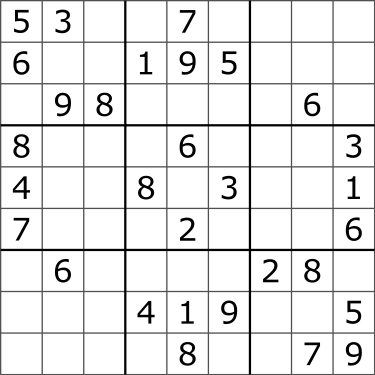
#> input picture sudoku_2.png, 375 x 375 px, given in place of the camera
$ jupyter execute --allow-errors 'SUDOKU SCANNER.ipynb'
#> lines starting #> are read from the running program, lines starting #| are printed output that depends on the picture; after the words box and inside, x2 and y2 are one past the last pixel; in counts of white or black regions, pixels touching at a corner belong together
[cell 1]
import face_recognition
import cv2
import numpy as np
import os
import glob
import time
import imutils

# Get a reference to webcam #0 (the default one)
video_capture = cv2.VideoCapture(0)

# Get middle of screen coordinates
ret, frame = video_capture.read()
#> frame is the input picture: shape (375, 375, 3); min 0, max 255, mean 231.8
(h, w) = frame.shape[:2] #w:image-width and h:image-height
#> h = 375; w = 375
print(h,w)
#| 375 375
mid_h = h/2
#> mid_h = 187.5
mid_w = w/2
#> mid_w = 187.5

[cell 2]
# Draw Sudoku Puzzle expected location
left, top, right, bottom = (int(mid_w-150), int(mid_h+150), int(mid_w+150), int(mid_h-150))
#> left = 37; top = 337; right = 337; bottom = 37

while True:
    # Grab a single frame of video
    ret, frame = video_capture.read()
    # Apply grid to corner coordinates for user to place Sudoku Puzzle within
    # Added a padding because it was picking up the rectangle drawn on the frame
    cv2.rectangle(frame, (left-5, top+5), (right+5, bottom-5), (0, 0, 255), 2)
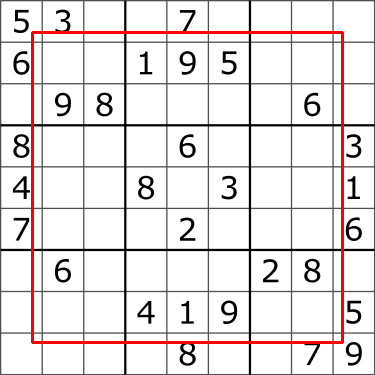
#> frame: shape (375, 375, 3); 2.64% of pixels changed, all inside (x1, y1, x2, y2) = (31, 31, 344, 344)

    # Apply filters to make grid detection easier
    cropped_frame = frame[bottom:top,left:right]
    gray_frame = cv2.cvtColor(cropped_frame, cv2.COLOR_BGR2GRAY)
    blur_frame = cv2.GaussianBlur(gray_frame, (5,5), 0)
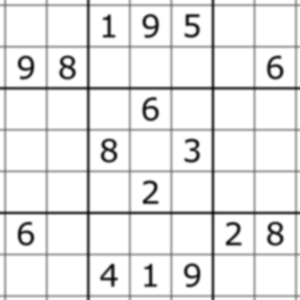
#> blur_frame: shape (300, 300); min 15, max 255, mean 231.7
    thresh_frame = cv2.adaptiveThreshold(blur_frame, 255, 1, 1, 11, 2)
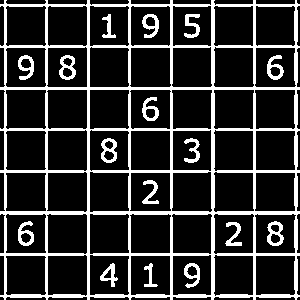
#> thresh_frame: shape (300, 300); 19.2% white; 17 white regions

    contours, hierarchy = cv2.findContours(thresh_frame, cv2.RETR_TREE, cv2.CHAIN_APPROX_SIMPLE)
#> contours = 79 contours; largest, box (x1, y1, x2, y2) and area: (0, 0, 300, 300) 85934, (47, 129, 88, 172) 1601, (129, 47, 172, 88) 1601, (46, 46, 88, 88) 1600, (130, 130, 171, 171) 1598
    contour_areas = [cv2.contourArea(contour) for contour in contours]
#> contour_areas = 79 values, max 85933.5 at index 0, min 50 at index 11, mean 2103.5
    max_contour = None
    if len(contours) > 0:
        max_contour = [contours[contour_areas.index(max(contour_areas))]]
#> max_contour = 1 contour; box (x1, y1, x2, y2) and area: (0, 0, 300, 300) 85934

    # Check to see if the contour occupies > 80% of image area
    if max_contour != None and max(contour_areas) > 300*300*0.8:
        cv2.drawContours(cropped_frame, max_contour, 0 , (0, 255, 0), 3)
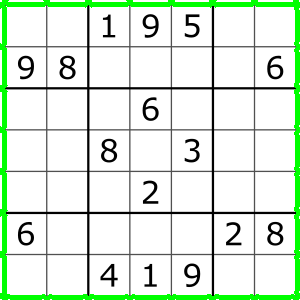
#> cropped_frame: shape (300, 300, 3); mean B, G, R 218, 235.2, 218

        mask = np.zeros((gray_frame.shape),np.uint8)
        # Fill in the pixels within the contour with white
        cv2.drawContours(mask,max_contour,0,255,-1)
#> mask: shape (300, 300); 96.2% white; 32 black regions (4 under 20 px), largest, box (x1, y1, x2, y2) and area: (48, 0, 87, 5) 157, (0, 48, 5, 87) 157, (6, 0, 46, 4) 156
        # Color over the pixels at the border of the contour with black
        cv2.drawContours(mask,max_contour,0,0,4)
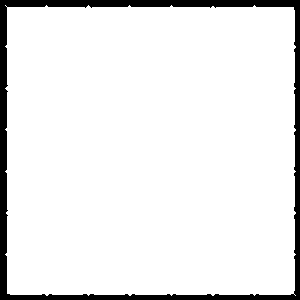
#> mask: shape (300, 300); 92.1% white; 1 black region, box (x1, y1, x2, y2) and area: (0, 0, 300, 300) 7091

        # Detect corner edges for perspective transformation
        corners = cv2.goodFeaturesToTrack(mask,4,0.2,100)
#> corners = [[293, 293], [7, 7], [171, 295], [6, 254]]

        # Conduct perspective transform
        try:
            M = cv2.getPerspectiveTransform(np.float32(corners),np.float32([[0,0],[300,0],[0,300],[300,300]]))
#> M = [[-0.0166, -1.01, 300.9], [-0.178, 0.178, 1.62e-16], [0.00039, -0.00337, 1]]
            dst = cv2.warpPerspective(cropped_frame,M,(300,300))
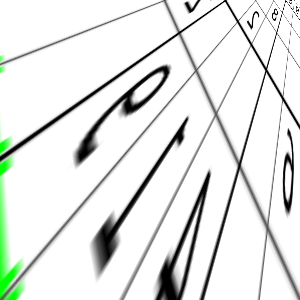
#> dst: shape (300, 300, 3); mean B, G, R 228.2, 230.9, 228.2

        except:
            dst = dst


        cv2.imshow('Video3', dst)
        time.sleep(2)

    # What the user sees
    cv2.imshow('Video2', frame)
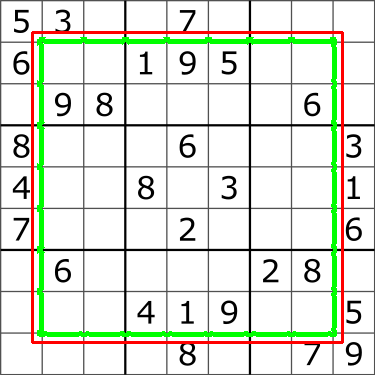
#> window 'Video2': shape (375, 375, 3); mean B, G, R 216.6, 227.6, 223.3

    # Hit 'q' on the keyboard to quit!
    if cv2.waitKey(1) & 0xFF == ord('q'):
#> (key q is pressed here)
        break

# Release handle to the webcam
video_capture.release()
cv2.destroyAllWindows()

cv2.imwrite('sudoku_thresh.jpg', dst)
#> Out = True

[cell 3]
sudoku_image = cv2.imread('expert_sudoku.png')
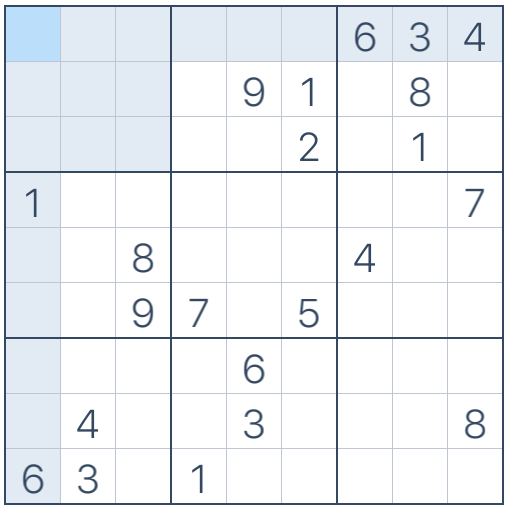
#> input picture expert_sudoku.PNG, 510 x 513 px, found by its file name
#> sudoku_image is the input picture: shape (513, 510, 3); mean B, G, R 244.4, 240.9, 237.4
sudoku_image_raw = sudoku_image

cv2.imshow('sudoku_image_raw',sudoku_image_raw)
cv2.waitKey()

[cell 4]
# Processing image for line detection

gray_frame = cv2.cvtColor(sudoku_image, cv2.COLOR_BGR2GRAY)
#> gray_frame: shape (513, 510)
blur_frame = cv2.GaussianBlur(gray_frame, (5,5), 0)
#> blur_frame: shape (513, 510)
thresh_frame = cv2.adaptiveThreshold(blur_frame, 255, 1, 1, 11, 2)
#> thresh_frame: shape (513, 510); 13.7% white; 32 white regions, largest, box (x1, y1, x2, y2) and area: (3, 4, 505, 506) 15406, (175, 176, 333, 334) 1796, (341, 176, 499, 334) 1796
edges = cv2.Canny(thresh_frame,90,150,apertureSize = 5)
#> edges: shape (513, 510); 8.6% white in thin lines or dots
cv2.imshow('canny.jpg',edges)
kernel = np.ones((3,3),np.uint8)
edges = cv2.dilate(edges,kernel,iterations = 1)
#> edges: shape (513, 510); 25.4% white; 23 white regions, largest, box (x1, y1, x2, y2) and area: (1, 2, 506, 507) 56481, (353, 20, 377, 53) 563, (242, 352, 266, 385) 563
cv2.imshow('dilated.jpg',edges)
kernel = np.ones((3,3),np.uint8)
edges = cv2.erode(edges,kernel,iterations = 1)
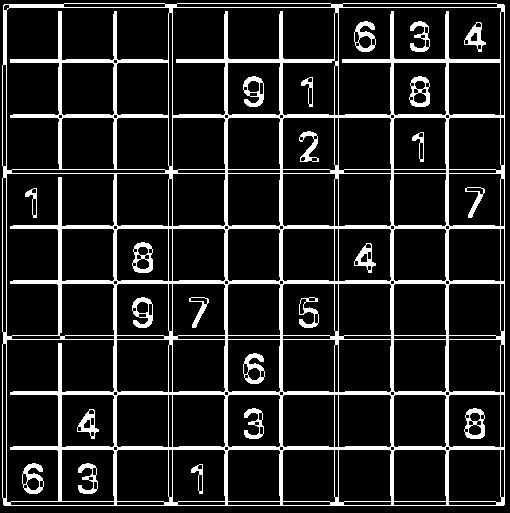
#> edges: shape (513, 510); 13.7% white; 23 white regions, largest, box (x1, y1, x2, y2) and area: (2, 3, 505, 506) 30469, (354, 21, 376, 52) 323, (243, 353, 265, 384) 323
cv2.imshow('eroded.jpg',edges)

lines = cv2.HoughLines(edges,1,np.pi/180,150)
#> lines = 102 rows, first 8: [172, 0], [338, 0], [173, 1.57], [339, 1.57], [504, 0], [505, 1.57], [6, 0], [7, 1.57]

if not lines.any():
    print('No lines were found')
    exit()

if filter:
    rho_threshold = 15
    theta_threshold = 0.1

    # how many lines are similar to a given one
    similar_lines = {i : [] for i in range(len(lines))}
#> similar_lines = 102 items
    for i in range(len(lines)):
        for j in range(len(lines)):
            if i == j:
                continue

            rho_i,theta_i = lines[i][0]
            rho_j,theta_j = lines[j][0]
            if abs(rho_i - rho_j) < rho_threshold and abs(theta_i - theta_j) < theta_threshold:
                similar_lines[i].append(j)
#> this loop made 102 passes

    # ordering the indices of the lines by how many are similar to them
    indices = [i for i in range(len(lines))]
#> indices = 102 values from 0 to 101
    indices.sort(key=lambda x : len(similar_lines[x]))

    # line flags is the base for the filtering
    line_flags = len(lines)*[True]
#> line_flags = 102 items, first 6: True, True, True, True, True, True
    for i in range(len(lines) - 1):
        if not line_flags[indices[i]]: # if we already disregarded the ith element in the ordered list
            continue

        for j in range(i + 1, len(lines)): # we are only considering those elements that had less similar line
            if not line_flags[indices[j]]: # and only if we have not disregarded them already
                continue

            rho_i,theta_i = lines[indices[i]][0]
            rho_j,theta_j = lines[indices[j]][0]
            if abs(rho_i - rho_j) < rho_threshold and abs(theta_i - theta_j) < theta_threshold:
                line_flags[indices[j]] = False # if it is similar and have not been disregarded yet then drop it now
#> this loop made 101 passes

print('number of Hough lines:', len(lines))
#| number of Hough lines: 102

filtered_lines = []

if filter:
    for i in range(len(lines)): # filtering
        if line_flags[i]:
            filtered_lines.append(lines[i])
#> after the loop, filtered_lines = 34 items, first 6: [[172, 0]], [[338, 0]], [[173, 1.57]], [[339, 1.57]], [[504, 0]], [[505, 1.57]]

    print('Number of filtered lines:', len(filtered_lines))
#| Number of filtered lines: 34
else:
    filtered_lines = lines

vertical_line_origins = []
horizontal_line_origins = []

for line in filtered_lines:
    rho,theta = line[0]
    if (theta > -np.pi/144 and theta < np.pi/144):
        a = np.cos(theta)
        b = np.sin(theta)
        x0 = a*rho
        y0 = b*rho
        x1 = int(x0 + 1000*(-b))
        y1 = int(y0 + 1000*(a))
        x2 = int(x0 - 1000*(-b))
        y2 = int(y0 - 1000*(a))
        cv2.line(sudoku_image,(x1,y1),(x2,y2),(255,255,255),2)
        horizontal_line_origins.append((0,x0))

    if (theta > np.pi/2-np.pi/144 and theta < np.pi/2+np.pi/144):
        a = np.cos(theta)
        b = np.sin(theta)
        x0 = a*rho
        y0 = b*rho
        x1 = int(x0 + 1000*(-b))
        y1 = int(y0 + 1000*(a))
        x2 = int(x0 - 1000*(-b))
        y2 = int(y0 - 1000*(a))
        cv2.line(sudoku_image,(x1,y1),(x2,y2),(255,255,255),2)
        vertical_line_origins.append((y0,0))
        print(x0,y0)
#> this loop made 34 passes
#> (rho, theta, a, b, x0, y0, x1, y1) on passes 1 to 12: (172, 0, 1, 0, 172, 0, 172, 1000), (338, 0, 1, 0, 338, 0, 338, 1000), (173, 1.57, -4.37e-08, 1, -7.56e-06, 173, -1000, 172), (339, 1.57, -4.37e-08, 1, -1.48e-05, 339, -1000, 338), (504, 0, 1, 0, 504, 0, 504, 1000), (505, 1.57, -4.37e-08, 1, -2.21e-05, 505, -1000, 504), (6, 0, 1, 0, 6, 0, 6, 1000), (7, 1.57, -4.37e-08, 1, -3.06e-07, 7, -1000, 6), (225, 0, 1, 0, 225, 0, 225, 1000), (280, 0, 1, 0, 280, 0, 280, 1000), (391, 0, 1, 0, 391, 0, 391, 1000), (446, 0, 1, 0, 446, 0, 446, 1000)
#> (rho, theta) on passes 21 to 26: (-53, 3.12), (-444, 3.12), (-389, 3.12), (-278, 3.12), (-223, 3.12), (-109, 3.12)
#| -7.56207e-06 173.0
#| -1.4818161e-05 339.0
#| -2.2074251e-05 505.0
#| -3.059797e-07 7.0
#| -9.878774e-06 226.0
#| -1.22829e-05 281.0
#| -1.7134864e-05 392.0
#| -1.9538991e-05 447.0
#> (further printed lines are left out)
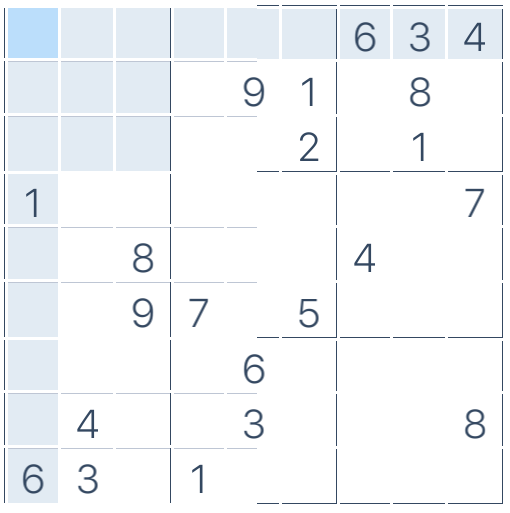
#> sudoku_image: shape (513, 510, 3); 5.94% of pixels changed, all inside (x1, y1, x2, y2) = (4, 5, 504, 505)
#> after the loop, horizontal_line_origins = [(0, 172), (0, 338), (0, 504), (0, 6), (0, 225), (0, 280), (0, 391), (0, 446), (0, 59), (0, 114)]; vertical_line_origins = [(173, 0), (339, 0), (505, 0), (7, 0), (226, 0), (281, 0), (392, 0), (447, 0), (60, 0), (115, 0)]

cv2.imshow('sudoku_puzzle with lines',sudoku_image)
cv2.waitKey()
#> Out = 113

[cell 5]
# Line check to make sure expected number of lines was detected and are spaced reasonably

vertical_line_origins.sort()
vertical_line_origins
for coords_id in range(len(vertical_line_origins)-1,0,-1):
    # Make sure vertical lines are not too close to each other, 50% buffer
    if vertical_line_origins[coords_id][0] - vertical_line_origins[coords_id-1][0] < 300/15:
        vertical_line_origins.pop(coords_id)
#> this loop made 9 passes
#> coords_id on passes 1, 2, 3, 4, 6, 7, 8, 9: 9, 8, 7, 6, 4, 3, 2, 1
#> after the loop, vertical_line_origins = [(7, 0), (60, 0), (115, 0), (173, 0), (226, 0), (281, 0), (339, 0), (392, 0), (447, 0), (505, 0)]

if len(vertical_line_origins) != 10:
    print("Some vertical lines not detected.")

horizontal_line_origins.sort()
horizontal_line_origins
for coords_id in range(len(horizontal_line_origins)-1,0,-1):
    # Make sure horizontal lines are not too close to each other, 50% buffer
    if horizontal_line_origins[coords_id][1] - horizontal_line_origins[coords_id-1][1] < 300/15:
        horizontal_line_origins.pop(coords_id)
#> after the loop, horizontal_line_origins = [(0, 6), (0, 59), (0, 114), (0, 172), (0, 225), (0, 280), (0, 338), (0, 391), (0, 446), (0, 504)]

if len(horizontal_line_origins) != 10:
    print("Some horizontal lines not detected.")
print(horizontal_line_origins)
#| [(0, 6.0), (0, 59.0), (0, 114.0), (0, 172.0), (0, 225.0), (0, 280.0), (0, 338.0), (0, 391.0), (0, 446.0), (0, 504.0)]
print(vertical_line_origins)
#| [(7.0, 0), (60.0, 0), (115.0, 0), (173.0, 0), (226.0, 0), (281.0, 0), (339.0, 0), (392.0, 0), (447.0, 0), (505.0, 0)]

[cell 6]
# Crop little boxes out for each cell

cropped_cells_coords = []
cropped_cells_images = []

for x_coords_id in range(0,len(vertical_line_origins)-1):
    for y_coords_id in range(0,len(horizontal_line_origins)-1):
        left = int(vertical_line_origins[x_coords_id][0])
        right = int(vertical_line_origins[x_coords_id+1][0])
        bottom = int(horizontal_line_origins[y_coords_id][1])
        top = int(horizontal_line_origins[y_coords_id+1][1])

        # Pixel counts start from 1 for cropping
        if left == 0:
            left = 1
        if right == 0:
            right= 1
        if top == 0:
            top = 1
        if bottom == 0:
            bottom = 1

        cropped_cells_coords.append((bottom,top,left,right))
        cropped_cell_image = sudoku_image[int(bottom):int(top),int(left):int(right)]
        #cropped_cell_image = cv2.rotate(cropped_cell_image,cv2.ROTATE_180)
        #cropped_cell_image = cv2.flip(cropped_cell_image, 1)
        average_pixel = cropped_cell_image.mean(axis=0).mean(axis=0)
        average_pixel = [1.2*pixel_brightness for pixel_brightness in average_pixel]
        cv2.rectangle(cropped_cell_image,(0,0),(cropped_cell_image.shape[1],cropped_cell_image.shape[0]),average_pixel,6)
        rotated = imutils.rotate_bound(cropped_cell_image, 0)
        gray_frame = cv2.cvtColor(rotated,cv2.COLOR_BGR2GRAY)
        average_pixel = gray_frame.mean(axis=0).mean(axis=0)*0.9
        ret,thresh_frame = cv2.threshold(gray_frame,average_pixel,255,cv2.THRESH_BINARY)
        thresh_frame = cv2.bitwise_not(thresh_frame)

        # [6 lines of commented-out code are left out]


        cropped_cells_images.append(thresh_frame)
#> this loop made 9 passes
#> cropped_cell_image: shape (58, 58, 3); every value is 255
#> gray_frame: shape (58, 58); every value is 255
#> after the loop, cropped_cells_coords = 81 items, first 6: (6, 59, 7, 60), (59, 114, 7, 60), (114, 172, 7, 60), (172, 225, 7, 60), (225, 280, 7, 60), (280, 338, 7, 60); cropped_cells_images = 81 items


for cropped_cell_image in cropped_cells_images[:10]:
    cv2.imshow('cell',cropped_cell_image)
    cv2.waitKey()
#> this loop made 10 passes

[cell 7]
# Record list of predicted values for sudoku_input
# Wanted to find best orientation based on 'most confident angle', but model predictions are too confidently wrong
# Used tanh activation functions in  model instead of relu to decrease confidence of predictions, but decrease made predictions slightly more unreliable

import imutils
import tensorflow
from tensorflow import keras

# File path (number_predictor, number_predictor_soft = my own model)
filepath = 'C:\\Users\\jooer\\OneDrive\\Desktop\\MACHINE LEARNING\\computer_vision\\sudoku_solver\\number_predictor_soft.h5'

# Load the number recognition model
#> (the rest of this cell did not finish here and is left out)

[cell 8]
# Create sudoku_grid with planned inputs for insertion

sudoku_grid = [[['row '+ str(row) + ' col ' + str(col)] for col in range(1,10)] for row in range(1,10)]

for row in range(0,9):
    print(sudoku_grid[row])
#> (the rest of this cell did not finish here and is left out)

#> (a cell that did not finish here is left out)

[cell 10]
# Manual fixes for wrongly predicted values, types of errors vary by font/writing :']

sudoku_grid[2][7] = 1
sudoku_grid[8][3] = 1

sudoku_grid

[cell 11]
# Implement basic rule (row, col, grid) checker for all empty cells (cell value = 0)
import copy

def basic_check(sudoku_grid_input):
    detault_set = {1,2,3,4,5,6,7,8,9}

    sudoku_grid_input = copy.deepcopy(sudoku_grid_input)
    # Reset grid - should probably refactor code such that the initial expected sudoku_grid cell data is already in sets
    for row_id in range(0,len(sudoku_grid_input)):
            for col_id in range(0,len(sudoku_grid_input[0])):
                if type(sudoku_grid_input[row_id][col_id]) == set:
                    sudoku_grid_input[row_id][col_id] = 0


    updated_sudoku_grid = copy.deepcopy(sudoku_grid_input)

    for row_id in range(0,len(sudoku_grid_input)):
        for col_id in range(0,len(sudoku_grid_input[0])):

            if sudoku_grid_input[row_id][col_id] == 0:
                row_check_set = set(sudoku_grid_input[row_id])
                column_check_set = set()
                other_row_ids = {0,1,2,3,4,5,6,7,8} - {row_id}
                for other_row_id in other_row_ids:
                    column_check_set = column_check_set | {sudoku_grid_input[other_row_id][col_id]}

                block_check_set = set()
                for block_rows in range(int((row_id)/3)*3,int((row_id)/3)*3+2+1):
                    for block_cols in range(int((col_id)/3)*3,int((col_id)/3)*3+2+1):
                        block_check_set = block_check_set | {sudoku_grid_input[block_rows][block_cols]}

                updated_sudoku_grid[row_id][col_id] = detault_set - row_check_set - column_check_set - block_check_set

    for row_id in range(0,len(updated_sudoku_grid)):
        for col_id in range(0,len(updated_sudoku_grid[0])):
            if type(updated_sudoku_grid[row_id][col_id]) == set:
                if len(updated_sudoku_grid[row_id][col_id]) == 1:
                    for value in updated_sudoku_grid[row_id][col_id]:
                        updated_sudoku_grid[row_id][col_id] = value

    return(updated_sudoku_grid)

[cell 12]
# Apply basic rules repeatedly until no more cells can be filled

grid_changed = True
while grid_changed == True:
    updated_sudoku_grid = basic_check(sudoku_grid)
    if updated_sudoku_grid == sudoku_grid:
        grid_changed = False
    sudoku_grid = copy.deepcopy(updated_sudoku_grid)


sudoku_grid

[cell 13]
# Advanced logic 1: If a grid has 3 numbers filled in row, the numbers in adjacent grids are confirmed as options for that adjacent grid

[cell 14]
# Advanced Logic 2: In a row, column or grid, if there are sets of possibilites that are identical, and the number of sets = the number of identical items in the sets, the identical items are removed from all other sets in that row, column or grid

[cell 15]
# Advanced Logic 3: In a row, column or grid, if there exist a value in a set that is not existent in other sets, that cell with the set containing the unique value will take that unique value
# Everything will be dealt with as sets from this function on, each set is the space of values a cell can take

import copy

def logic3_check(sudoku_grid_input):
    updated_sudoku_grid = copy.deepcopy(sudoku_grid_input)

    # Convert every cell to a set of possible values
    for row_id in range(0,len(sudoku_grid_input)):
        for col_id in range(0,len(sudoku_grid_input[0])):
            if type(updated_sudoku_grid[row_id][col_id]) != set:
                updated_sudoku_grid[row_id][col_id] = {updated_sudoku_grid[row_id][col_id]}

    for row_id in range(0,len(updated_sudoku_grid)):
        for col_id in range(0,len(updated_sudoku_grid[0])):

            # If cell has more than one possibility, see if we can remove more possibilities with Logic 3
            if len(updated_sudoku_grid[row_id][col_id]) > 1:
                row_check_set = set()
                other_col_ids = {0,1,2,3,4,5,6,7,8} - {col_id}
                for other_col_id in other_col_ids:
                    row_check_set = row_check_set | updated_sudoku_grid[row_id][other_col_id]

                if len(updated_sudoku_grid[row_id][col_id] - row_check_set) == 1:
                    updated_sudoku_grid[row_id][col_id] = updated_sudoku_grid[row_id][col_id] - row_check_set
                    print('Row Check Triggered for: ' + str((row_id,col_id)))

                column_check_set = set()
                other_row_ids = {0,1,2,3,4,5,6,7,8} - {row_id}
                for other_row_id in other_row_ids:
                    column_check_set = column_check_set | updated_sudoku_grid[other_row_id][col_id]

                if len(updated_sudoku_grid[row_id][col_id] - column_check_set) == 1:
                    updated_sudoku_grid[row_id][col_id] = updated_sudoku_grid[row_id][col_id] - column_check_set
                    print('Col Check Triggered for: ' + str((row_id,col_id)))

                block_check_set = set()
                for block_rows in range(int((row_id)/3)*3,int((row_id)/3)*3+2+1):
                    for block_cols in range(int((col_id)/3)*3,int((col_id)/3)*3+2+1):
                        if (block_cols,block_rows) != (row_id,col_id):
                            block_check_set = block_check_set | updated_sudoku_grid[block_rows][block_cols]
                            print(str(block_check_set) + str((block_rows,block_cols)))

                if len(updated_sudoku_grid[row_id][col_id] - block_check_set) == 1:
                    print(updated_sudoku_grid[row_id][col_id])
                    print(block_check_set)
                    updated_sudoku_grid[row_id][col_id] = updated_sudoku_grid[row_id][col_id] - block_check_set
                    print('Block Check Triggered for: ' + str((row_id,col_id)))

    return(updated_sudoku_grid)

#> (the rest of this cell did not finish here and is left out)

[cell 16]
grid_changed = True
while grid_changed == True:
    updated_sudoku_grid = basic_check(sudoku_grid)
    if updated_sudoku_grid == sudoku_grid:
        grid_changed = False
    sudoku_grid = copy.deepcopy(updated_sudoku_grid)


sudoku_grid
